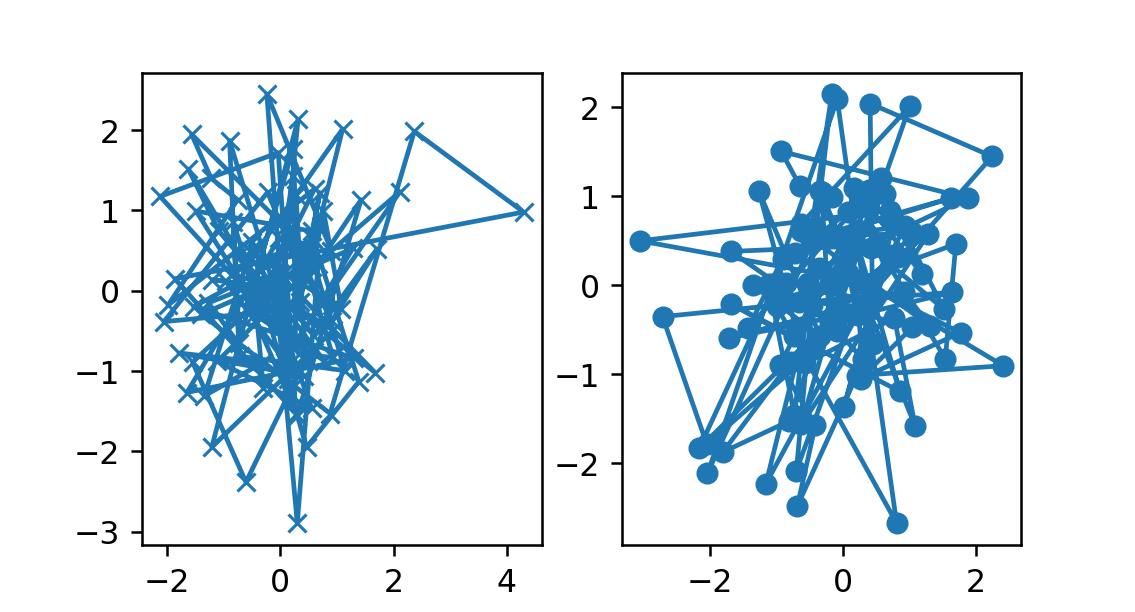

Source code (Python):


import matplotlib as mpl
import matplotlib.pyplot as plt
import numpy as np


def my_plotter(ax, data1, data2, param_dict):
    """
    A helper function to make a graph.
    """
    out = ax.plot(data1, data2, **param_dict)
    return out


data1, data2, data3, data4 = np.random.randn(4, 100)  # make 4 random data sets
fig, (ax1, ax2) = plt.subplots(1, 2, figsize=(5, 2.7))
my_plotter(ax1, data1, data2, {'marker': 'x'})
my_plotter(ax2, data3, data4, {'marker': 'o'})
plt.show()
# plt.savefig("02-graphics_v2.png", dpi=227)
